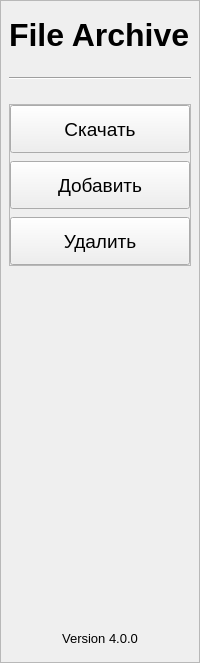
     <widget class="QFrame" name="navigation_frame">
      <property name="sizePolicy">
       <sizepolicy hsizetype="Preferred" vsizetype="Expanding">
        <horstretch>0</horstretch>
        <verstretch>0</verstretch>
       </sizepolicy>
      </property>
      <property name="minimumSize">
       <size>
        <width>200</width>
        <height>0</height>
       </size>
      </property>
      <property name="maximumSize">
       <size>
        <width>200</width>
        <height>16777215</height>
       </size>
      </property>
      <property name="frameShape">
       <enum>QFrame::StyledPanel</enum>
      </property>
      <property name="frameShadow">
       <enum>QFrame::Raised</enum>
      </property>
      <layout class="QVBoxLayout" name="verticalLayout_2">
       <property name="spacing">
        <number>24</number>
       </property>
       <property name="leftMargin">
        <number>8</number>
       </property>
       <property name="topMargin">
        <number>16</number>
       </property>
       <property name="rightMargin">
        <number>8</number>
       </property>
       <property name="bottomMargin">
        <number>16</number>
       </property>
       <item>
        <widget class="QLabel" name="logo_label">
         <property name="sizePolicy">
          <sizepolicy hsizetype="Fixed" vsizetype="Fixed">
           <horstretch>0</horstretch>
           <verstretch>0</verstretch>
          </sizepolicy>
         </property>
         <property name="font">
          <font>
           <family>Segoe UI</family>
           <pointsize>24</pointsize>
           <weight>75</weight>
           <bold>true</bold>
          </font>
         </property>
         <property name="text">
          <string>File Archive</string>
         </property>
        </widget>
       </item>
       <item>
        <widget class="Line" name="line">
         <property name="maximumSize">
          <size>
           <width>16777215</width>
           <height>16777215</height>
          </size>
         </property>
         <property name="orientation">
          <enum>Qt::Horizontal</enum>
         </property>
        </widget>
       </item>
       <item>
        <widget class="QFrame" name="buttons_frame">
         <property name="frameShape">
          <enum>QFrame::StyledPanel</enum>
         </property>
         <property name="frameShadow">
          <enum>QFrame::Raised</enum>
         </property>
         <layout class="QVBoxLayout" name="verticalLayout">
          <property name="spacing">
           <number>8</number>
          </property>
          <property name="leftMargin">
           <number>0</number>
          </property>
          <property name="topMargin">
           <number>0</number>
          </property>
          <property name="rightMargin">
           <number>0</number>
          </property>
          <property name="bottomMargin">
           <number>0</number>
          </property>
          <item>
           <widget class="QPushButton" name="download_tab_pushButton">
            <property name="minimumSize">
             <size>
              <width>0</width>
              <height>48</height>
             </size>
            </property>
            <property name="maximumSize">
             <size>
              <width>16777215</width>
              <height>48</height>
             </size>
            </property>
            <property name="font">
             <font>
              <pointsize>14</pointsize>
             </font>
            </property>
            <property name="text">
             <string>Скачать</string>
            </property>
           </widget>
          </item>
          <item>
           <widget class="QPushButton" name="add_tab_pushButton">
            <property name="minimumSize">
             <size>
              <width>0</width>
              <height>48</height>
             </size>
            </property>
            <property name="maximumSize">
             <size>
              <width>16777215</width>
              <height>48</height>
             </size>
            </property>
            <property name="font">
             <font>
              <pointsize>14</pointsize>
             </font>
            </property>
            <property name="text">
             <string>Добавить</string>
            </property>
           </widget>
          </item>
          <item>
           <widget class="QPushButton" name="delete_tab_pushButton">
            <property name="minimumSize">
             <size>
              <width>0</width>
              <height>48</height>
             </size>
            </property>
            <property name="maximumSize">
             <size>
              <width>16777215</width>
              <height>48</height>
             </size>
            </property>
            <property name="font">
             <font>
              <pointsize>14</pointsize>
             </font>
            </property>
            <property name="text">
             <string>Удалить</string>
            </property>
           </widget>
          </item>
         </layout>
        </widget>
       </item>
       <item>
        <spacer name="verticalSpacer">
         <property name="orientation">
          <enum>Qt::Vertical</enum>
         </property>
         <property name="sizeHint" stdset="0">
          <size>
           <width>20</width>
           <height>341</height>
          </size>
         </property>
        </spacer>
       </item>
       <item>
        <widget class="QLabel" name="version_label">
         <property name="font">
          <font>
           <pointsize>10</pointsize>
          </font>
         </property>
         <property name="text">
          <string>Version 4.0.0</string>
         </property>
         <property name="alignment">
          <set>Qt::AlignCenter</set>
         </property>
        </widget>
       </item>
      </layout>
     </widget>
